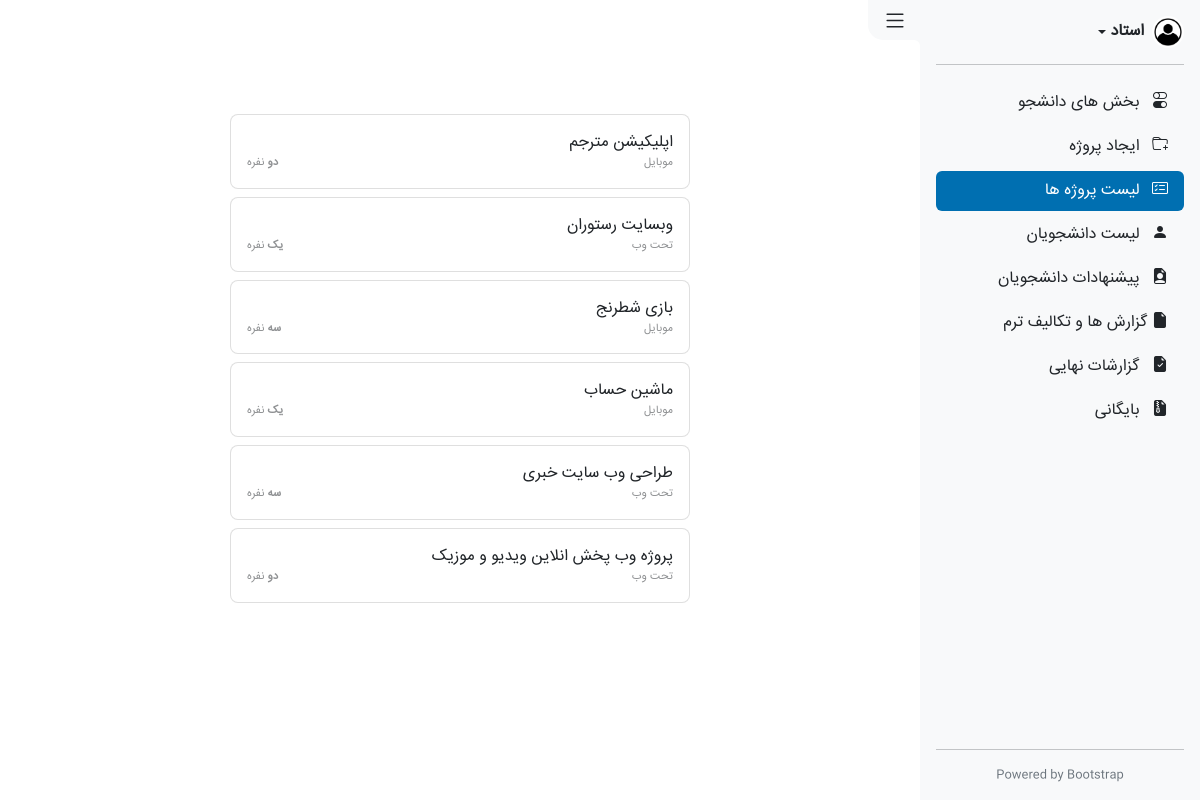
The app's page /teachers/projects-list with its own data.
### administration/models.py (models this page shows, shortened)
class Project(models.Model):
    title = models.CharField(max_length=255)
    creator = models.ForeignKey(User, on_delete=models.CASCADE)
    type = models.CharField(max_length=150, choices=PROJECT_TYPE_CHOISES)
    number_of_students = models.IntegerField(choices=PROJECT_MEMBER_CHOISES)
    description = models.TextField()
    is_suggested = models.BooleanField(default=False)

### teachers/views.py (the view)
# urls.py: path('projects-list', views.projects_list, name="a_projects_list"),
def projects_list(request):
    context = {
        'active_tab': 'projects_list',
        'projects': Project.objects.filter(is_suggested=False),
    }
    return render(request, 'teachers/List projects.html', context)

### teachers/templates/teachers/List projects.html (shortened to what this page needs)
{% extends 'teachers/includes/_layout.html' %}
{% load static %}
{% block content %}
<section class="main active-side">
    <div class="list-group list-group-checkable  gap-2 w-auto">
        {% for project in projects %}
        <div>
            <label class="list-group-item rounded-3 py-3">
                <span>{{ project.title }}</span>
                <div class="small opacity-50 d-flex justify-content-between">
                    <span>{{ project.get_type_display  }}</span>
                    <span> <strong>{{ project.get_number_of_students_display }}</strong> نفره </span>
                </div>
            </label>
        </div>
        {% endfor %}
    </div>
</section>
{% endblock %}

### assets/Css/style.css (style rules this page uses)
*, *::before, *::after { margin: 0; padding: 0; box-sizing: border-box; font-family: 'IRANSans'; }
body { width: 100vw; min-height: 100vh; overflow-x: hidden; }
.main.active-side { width: calc(100vw - 280px); padding: 50px 20px; margin-right: auto; transition: .5s; }
.list-group { max-width: 460px; margin: 4rem auto; }
.list-group .small { font-size: .7em; }
.list-group-checkable .list-group-item { cursor: pointer; }

### records on screen
Project: title "اپلیکیشن مترجم", type "موبایل", number_of_students "دو"
Project: title "وبسایت رستوران", type "تحت وب", number_of_students "یک"
Project: title "بازی شطرنج", type "موبایل", number_of_students "سه"
Project: title "ماشین حساب", type "موبایل", number_of_students "یک"
Project: title "طراحی وب سایت خبری", type "تحت وب", number_of_students "سه"
Project: title "پروژه وب پخش انلاین ویدیو و موزیک", type "تحت وب", number_of_students "دو"
